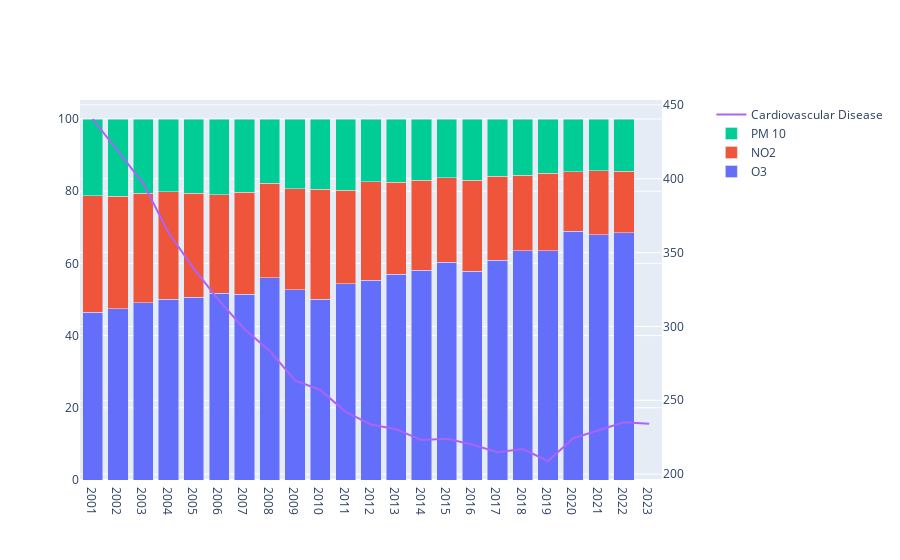

Notebook code cell kept with this figure:
### Code cell
fig = make_subplots(specs=[[{"secondary_y": True}]])

fig.add_trace(
    go.Bar(
        name='O3', 
        x=dis_pol['Year'][(dis_pol['Area'] == 'England')] ,
        y=dis_pol['O3 %'][(dis_pol['Area'] == 'England')]
    ),
    secondary_y=False,
)

fig.add_trace(
    go.Bar(
        name='NO2', 
        x=dis_pol['Year'][(dis_pol['Area'] == 'England')],
        y=dis_pol['NO2 %'][(dis_pol['Area'] == 'England')]
    ),
    secondary_y=False,
)

# fig.add_trace(
#     go.Bar(name='NO2', x=LC['Year'][(LC['Area'] == 'England')] ,y=LC['PM2,5 %'][(LC['Area'] == 'England')]),
#     secondary_y=False,
# )

fig.add_trace(
    go.Bar(
        name='PM 10', 
        x=dis_pol['Year'][(dis_pol['Area'] == 'England')],
        y=dis_pol['PM10 %'][(dis_pol['Area'] == 'England')]
    ),
    secondary_y=False,
)

fig.add_trace(
    go.Scatter(
        name='Cardiovascular Disease', 
        x=dis_pol['Year'][(dis_pol['Area'] == 'England')], 
        y=dis_pol['Cardiovascular Disease'][(dis_pol['Area'] == 'England')],
        mode='lines'
    ),
    secondary_y=True,
)


fig.update_layout(barmode='stack')


fig.show()

### Figure 1 — Plotly figure (JSON) as saved in the notebook; plotly's stock layout.template omitted (floating-point values rounded to 4 significant figures)
{"data": [{"name": "O3", "type": "bar", "x": ["2001", "2002", "2003", "2004", "2005", "2006", "2007", "2008", "2009", "2010", "2011", "2012", "2013", "2014", "2015", "2016", "2017", "2018", "2019", "2020", "2021", "2022", "2023"], "xaxis": "x", "y": [46.4, 47.44, 49.08, 50.12, 50.68, 51.77, 51.44, 56.02, 52.64, 50.12, 54.34, 55.39, 57.03, 58.06, 60.3, 57.81, 60.84, 63.54, 63.45, 68.85, 68.0, 68.47, null], "yaxis": "y"}, {"name": "NO2", "type": "bar", "x": ["2001", "2002", "2003", "2004", "2005", "2006", "2007", "2008", "2009", "2010", "2011", "2012", "2013", "2014", "2015", "2016", "2017", "2018", "2019", "2020", "2021", "2022", "2023"], "xaxis": "x", "y": [32.37, 31.2, 30.36, 29.69, 28.78, 27.29, 28.3, 26.23, 28.1, 30.48, 25.99, 27.18, 25.49, 25.01, 23.46, 25.23, 23.34, 20.86, 21.58, 16.5, 17.65, 17.06, null], "yaxis": "y"}, {"name": "PM 10", "type": "bar", "x": ["2001", "2002", "2003", "2004", "2005", "2006", "2007", "2008", "2009", "2010", "2011", "2012", "2013", "2014", "2015", "2016", "2017", "2018", "2019", "2020", "2021", "2022", "2023"], "xaxis": "x", "y": [21.23, 21.36, 20.57, 20.19, 20.54, 20.94, 20.26, 17.74, 19.26, 19.4, 19.67, 17.43, 17.48, 16.93, 16.24, 16.96, 15.81, 15.59, 14.98, 14.65, 14.36, 14.47, null], "yaxis": "y"}, {"mode": "lines", "name": "Cardiovascular Disease", "type": "scatter", "x": ["2001", "2002", "2003", "2004", "2005", "2006", "2007", "2008", "2009", "2010", "2011", "2012", "2013", "2014", "2015", "2016", "2017", "2018", "2019", "2020", "2021", "2022", "2023"], "xaxis": "x", "y": [440.5, 418.3, 396.9, 363.4, 339.2, 317.6, 298.2, 283.4, 263.5, 257.0, 242.1, 233.6, 230.4, 223.1, 224.0, 220.0, 214.8, 217.0, 208.9, 224.3, 229.8, 235.1, 234.1], "yaxis": "y2"}], "layout": {"barmode": "stack", "xaxis": {"anchor": "y", "domain": [0, 0.94]}, "yaxis": {"anchor": "x", "domain": [0, 1]}, "yaxis2": {"anchor": "x", "overlaying": "y", "side": "right"}}}
